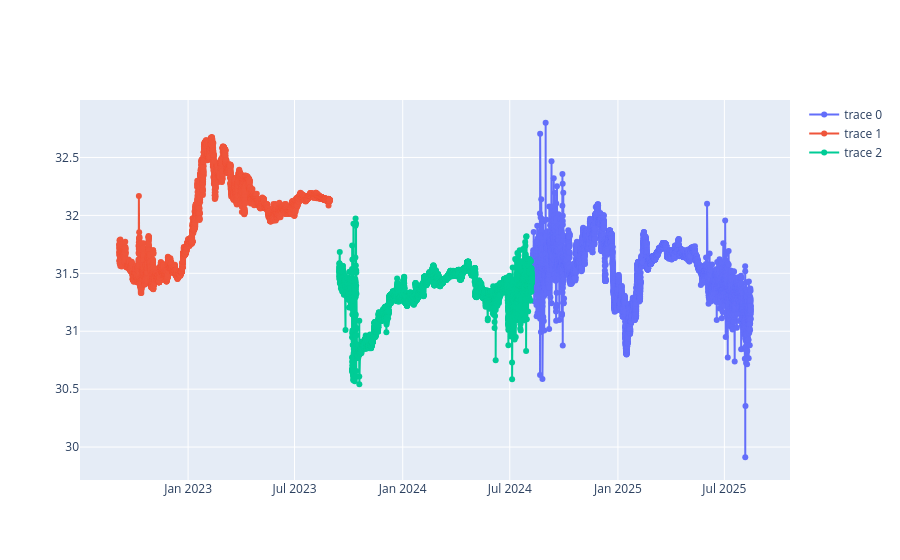

The notebook cell saved with this chart:
### Code cell
line = go.Scatter(x=ts2.index.values,y=ts2['salinity (PSU)'].values,mode='markers+lines',)
fig.add_trace(line)

### Figure 1 — Plotly figure (JSON) as saved in the notebook; plotly's stock layout.template omitted (floating-point values rounded to 4 significant figures; data arrays with more than 128 entries replaced by an {"elided": "..."} marker saying what was removed)
{"data": [{"mode": "markers+lines", "type": "scatter", "x": {"elided": "8903 str values"}, "y": {"elided": "8903 float values"}}, {"mode": "markers+lines", "type": "scatter", "x": {"elided": "8595 str values"}, "y": {"elided": "8595 float values"}}, {"mode": "markers+lines", "type": "scatter", "x": {"elided": "7868 str values"}, "y": {"elided": "7868 float values"}}], "layout": {}}
